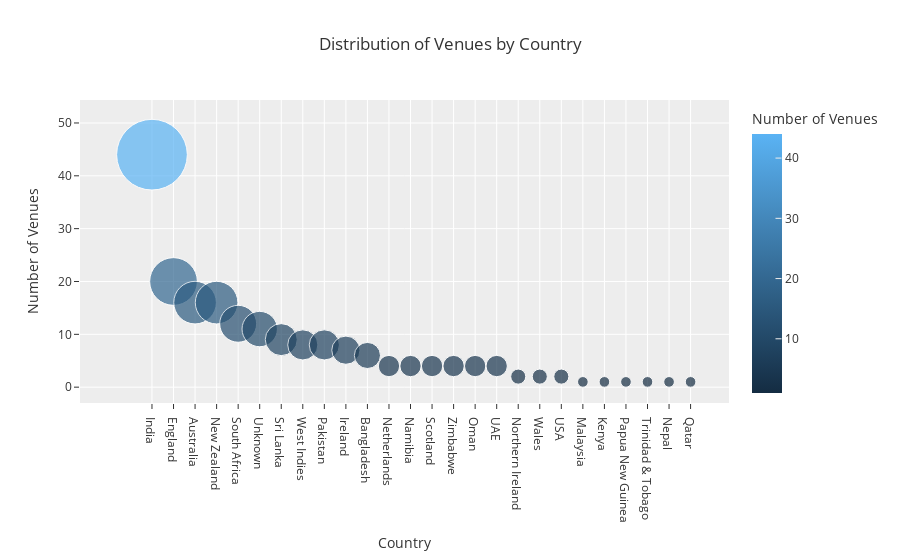

The notebook cell saved with this chart:
### Markdown cell above
### Venues by Country

### Code cell
# Count the number of venues in each country
country_counts = venues['country'].value_counts().reset_index()
country_counts.columns = ['Country', 'Number of Venues']

# Create a scatter plot with bubble markers using Plotly Express
fig = px.scatter(country_counts, 
                 x='Country', 
                 y='Number of Venues',
                 size='Number of Venues',
                 color='Number of Venues',
                 hover_name='Country',
                 title='Distribution of Venues by Country',
                 size_max=50,  # Adjust the maximum size of bubbles
                 template='ggplot2')  # Use the 'ggplot2' template for a different style

# Show the figure
fig.show()

### Figure 1 — Plotly figure (JSON) as saved in the notebook; plotly's stock layout.template omitted (floating-point values rounded to 4 significant figures)
{"data": [{"hovertemplate": "<b>%{hovertext}</b><br><br>Country=%{x}<br>Number of Venues=%{marker.color}<extra></extra>", "hovertext": ["India", "England", "Australia", "New Zealand", "South Africa", "Unknown", "Sri Lanka", "West Indies", "Pakistan", "Ireland", "Bangladesh", "Netherlands", "Namibia", "Scotland", "Zimbabwe", "Oman", "UAE", "Northern Ireland", "Wales", "USA", "Malaysia", "Kenya", "Papua New Guinea", "Trinidad & Tobago", "Nepal", "Qatar"], "legendgroup": "", "marker": {"color": [44, 20, 16, 16, 12, 11, 9, 8, 8, 7, 6, 4, 4, 4, 4, 4, 4, 2, 2, 2, 1, 1, 1, 1, 1, 1], "coloraxis": "coloraxis", "size": [44, 20, 16, 16, 12, 11, 9, 8, 8, 7, 6, 4, 4, 4, 4, 4, 4, 2, 2, 2, 1, 1, 1, 1, 1, 1], "sizemode": "area", "sizeref": 0.0176, "symbol": "circle"}, "mode": "markers", "name": "", "orientation": "v", "showlegend": false, "type": "scatter", "x": ["India", "England", "Australia", "New Zealand", "South Africa", "Unknown", "Sri Lanka", "West Indies", "Pakistan", "Ireland", "Bangladesh", "Netherlands", "Namibia", "Scotland", "Zimbabwe", "Oman", "UAE", "Northern Ireland", "Wales", "USA", "Malaysia", "Kenya", "Papua New Guinea", "Trinidad & Tobago", "Nepal", "Qatar"], "xaxis": "x", "y": [44, 20, 16, 16, 12, 11, 9, 8, 8, 7, 6, 4, 4, 4, 4, 4, 4, 2, 2, 2, 1, 1, 1, 1, 1, 1], "yaxis": "y"}], "layout": {"coloraxis": {"colorbar": {"title": {"text": "Number of Venues"}}, "colorscale": [[0, "rgb(20,44,66)"], [1, "rgb(90,179,244)"]]}, "legend": {"itemsizing": "constant", "tracegroupgap": 0}, "title": {"text": "Distribution of Venues by Country"}, "xaxis": {"anchor": "y", "domain": [0, 1], "title": {"text": "Country"}}, "yaxis": {"anchor": "x", "domain": [0, 1], "title": {"text": "Number of Venues"}}}}
